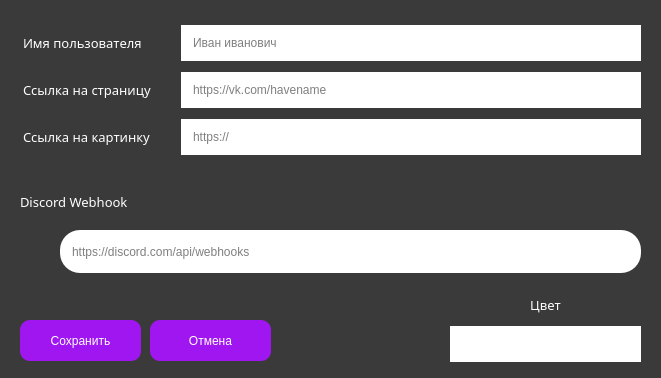
<?xml version="1.0" encoding="UTF-8"?>
<ui version="4.0">
 <class>Settings</class>
 <widget class="QDialog" name="Settings">
  <property name="geometry">
   <rect>
    <x>0</x>
    <y>0</y>
    <width>661</width>
    <height>378</height>
   </rect>
  </property>
  <property name="minimumSize">
   <size>
    <width>0</width>
    <height>0</height>
   </size>
  </property>
  <property name="maximumSize">
   <size>
    <width>1000</width>
    <height>1000</height>
   </size>
  </property>
  <property name="windowTitle">
   <string>Настройки | Kuнoмaнuя NEWS</string>
  </property>
  <property name="windowIcon">
   <iconset>
    <normaloff>../../Pictures/Logos/klinklinom-1000pxv5-1024x1024.png</normaloff>../../Pictures/Logos/klinklinom-1000pxv5-1024x1024.png</iconset>
  </property>
  <property name="styleSheet">
   <string notr="true">font: 75 10pt &quot;Comfortaa&quot;;
background: #3a3a3a;</string>
  </property>
  <widget class="QWidget" name="layoutWidget">
   <property name="geometry">
    <rect>
     <x>20</x>
     <y>20</y>
     <width>621</width>
     <height>141</height>
    </rect>
   </property>
   <layout class="QGridLayout" name="main_Link">
    <item row="1" column="0">
     <widget class="QLabel" name="label_link_2">
      <property name="font">
       <font>
        <family>Comfortaa</family>
        <pointsize>10</pointsize>
        <weight>9</weight>
        <italic>false</italic>
        <bold>false</bold>
       </font>
      </property>
      <property name="whatsThis">
       <string>&lt;html&gt;&lt;head/&gt;&lt;body&gt;&lt;p&gt;&lt;br/&gt;&lt;/p&gt;&lt;/body&gt;&lt;/html&gt;</string>
      </property>
      <property name="styleSheet">
       <string notr="true">color: #fff;
margin-right: 20px;</string>
      </property>
      <property name="text">
       <string>Ссылка на страницу</string>
      </property>
      <property name="alignment">
       <set>Qt::AlignLeading|Qt::AlignLeft|Qt::AlignVCenter</set>
      </property>
     </widget>
    </item>
    <item row="0" column="2">
     <widget class="QLineEdit" name="lineEdit_UserName">
      <property name="styleSheet">
       <string notr="true">background: #fff;
color: #000;
padding: 10px;
border-radius: 20px;</string>
      </property>
      <property name="text">
       <string/>
      </property>
      <property name="placeholderText">
       <string>Иван иванович</string>
      </property>
     </widget>
    </item>
    <item row="0" column="0">
     <widget class="QLabel" name="label_link">
      <property name="font">
       <font>
        <family>Comfortaa</family>
        <pointsize>10</pointsize>
        <weight>9</weight>
        <italic>false</italic>
        <bold>false</bold>
       </font>
      </property>
      <property name="whatsThis">
       <string>&lt;html&gt;&lt;head/&gt;&lt;body&gt;&lt;p&gt;&lt;br/&gt;&lt;/p&gt;&lt;/body&gt;&lt;/html&gt;</string>
      </property>
      <property name="styleSheet">
       <string notr="true">color: #fff;
margin-right: 20px;</string>
      </property>
      <property name="text">
       <string>Имя пользователя</string>
      </property>
      <property name="alignment">
       <set>Qt::AlignLeading|Qt::AlignLeft|Qt::AlignVCenter</set>
      </property>
     </widget>
    </item>
    <item row="1" column="2">
     <widget class="QLineEdit" name="lineEdit_UserLink">
      <property name="styleSheet">
       <string notr="true">background: #fff;
color: #000;
padding: 10px;
border-radius: 20px;</string>
      </property>
      <property name="inputMask">
       <string/>
      </property>
      <property name="text">
       <string/>
      </property>
      <property name="placeholderText">
       <string>https://vk.com/havename</string>
      </property>
     </widget>
    </item>
    <item row="2" column="0">
     <widget class="QLabel" name="label_link_3">
      <property name="font">
       <font>
        <family>Comfortaa</family>
        <pointsize>10</pointsize>
        <weight>9</weight>
        <italic>false</italic>
        <bold>false</bold>
       </font>
      </property>
      <property name="whatsThis">
       <string>&lt;html&gt;&lt;head/&gt;&lt;body&gt;&lt;p&gt;&lt;br/&gt;&lt;/p&gt;&lt;/body&gt;&lt;/html&gt;</string>
      </property>
      <property name="styleSheet">
       <string notr="true">color: #fff;
margin-right: 20px;</string>
      </property>
      <property name="text">
       <string>Ссылка на картинку</string>
      </property>
      <property name="alignment">
       <set>Qt::AlignLeading|Qt::AlignLeft|Qt::AlignVCenter</set>
      </property>
     </widget>
    </item>
    <item row="2" column="2">
     <widget class="QLineEdit" name="lineEdit_UserImage">
      <property name="styleSheet">
       <string notr="true">background: #fff;
color: #000;
padding: 10px;
border-radius: 20px;</string>
      </property>
      <property name="text">
       <string/>
      </property>
      <property name="placeholderText">
       <string>https://</string>
      </property>
     </widget>
    </item>
   </layout>
  </widget>
  <widget class="QPushButton" name="pushButton">
   <property name="geometry">
    <rect>
     <x>20</x>
     <y>320</y>
     <width>121</width>
     <height>41</height>
    </rect>
   </property>
   <property name="cursor">
    <cursorShape>PointingHandCursor</cursorShape>
   </property>
   <property name="styleSheet">
    <string notr="true">background: #a016f0;
color: #fff;
border-radius: 10px;</string>
   </property>
   <property name="text">
    <string>Сохранить</string>
   </property>
  </widget>
  <widget class="QPushButton" name="pushButton_Cancel">
   <property name="geometry">
    <rect>
     <x>150</x>
     <y>320</y>
     <width>121</width>
     <height>41</height>
    </rect>
   </property>
   <property name="cursor">
    <cursorShape>PointingHandCursor</cursorShape>
   </property>
   <property name="styleSheet">
    <string notr="true">background: #a016f0;
color: #fff;
border-radius: 10px;</string>
   </property>
   <property name="text">
    <string>Отмена</string>
   </property>
  </widget>
  <widget class="QWidget" name="layoutWidget_2">
   <property name="geometry">
    <rect>
     <x>450</x>
     <y>290</y>
     <width>191</width>
     <height>72</height>
    </rect>
   </property>
   <layout class="QGridLayout" name="other_Input">
    <item row="2" column="2">
     <widget class="QLineEdit" name="lineEdit_color">
      <property name="styleSheet">
       <string notr="true">background: #fff;
color: #000;
padding: 10px;
border-radius: 20px;</string>
      </property>
      <property name="inputMethodHints">
       <set>Qt::ImhNone</set>
      </property>
      <property name="inputMask">
       <string/>
      </property>
      <property name="text">
       <string/>
      </property>
      <property name="alignment">
       <set>Qt::AlignCenter</set>
      </property>
     </widget>
    </item>
    <item row="1" column="2">
     <widget class="QLabel" name="label_color">
      <property name="font">
       <font>
        <family>Comfortaa</family>
        <pointsize>10</pointsize>
        <weight>9</weight>
        <italic>false</italic>
        <bold>false</bold>
       </font>
      </property>
      <property name="styleSheet">
       <string notr="true">color: #fff;</string>
      </property>
      <property name="text">
       <string>Цвет</string>
      </property>
      <property name="alignment">
       <set>Qt::AlignCenter</set>
      </property>
     </widget>
    </item>
   </layout>
  </widget>
  <widget class="QLineEdit" name="lineEdit_UserWebhook">
   <property name="geometry">
    <rect>
     <x>60</x>
     <y>230</y>
     <width>581</width>
     <height>43</height>
    </rect>
   </property>
   <property name="styleSheet">
    <string notr="true">background: #fff;
color: #000;
padding: 10px;
border-radius: 20px;</string>
   </property>
   <property name="text">
    <string/>
   </property>
   <property name="placeholderText">
    <string>https://discord.com/api/webhooks</string>
   </property>
  </widget>
  <widget class="QLabel" name="label_link_4">
   <property name="geometry">
    <rect>
     <x>20</x>
     <y>180</y>
     <width>175</width>
     <height>43</height>
    </rect>
   </property>
   <property name="font">
    <font>
     <family>Comfortaa</family>
     <pointsize>10</pointsize>
     <weight>9</weight>
     <italic>false</italic>
     <bold>false</bold>
    </font>
   </property>
   <property name="whatsThis">
    <string>&lt;html&gt;&lt;head/&gt;&lt;body&gt;&lt;p&gt;&lt;br/&gt;&lt;/p&gt;&lt;/body&gt;&lt;/html&gt;</string>
   </property>
   <property name="styleSheet">
    <string notr="true">color: #fff;</string>
   </property>
   <property name="text">
    <string>Discord Webhook</string>
   </property>
   <property name="alignment">
    <set>Qt::AlignLeading|Qt::AlignLeft|Qt::AlignVCenter</set>
   </property>
  </widget>
 </widget>
 <resources/>
 <connections/>
</ui>
